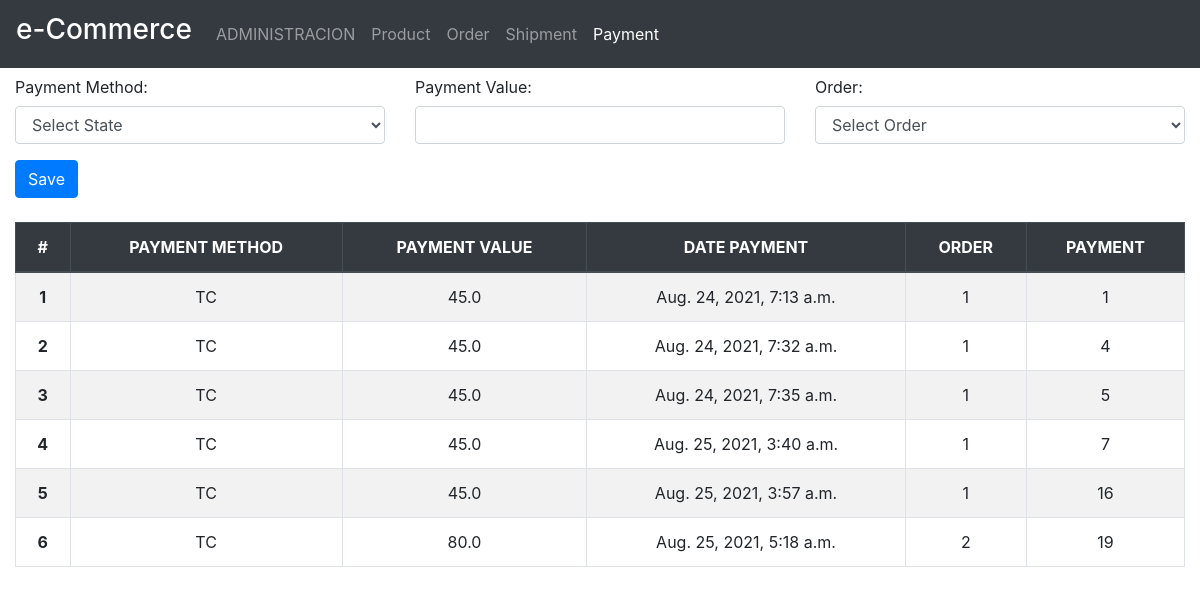
/payment/, run on the app's committed database.
### ordermanagement/models.py (models this page shows, shortened)
class OrderPayment(models.Model):
    id = models.AutoField(primary_key = True)
    order = models.ForeignKey(Order, blank=False, on_delete=models.CASCADE)
    payment = models.ForeignKey(Payment, blank=False, on_delete=models.CASCADE)

class Payment(models.Model):
    id = models.AutoField(primary_key = True)
    paymentmethod = models.ForeignKey(PaymentMethod, blank=False, on_delete=models.CASCADE)
    payment_value = models.FloatField()
    datetime_payment = models.DateTimeField('Fecha de realización del pago',auto_now= False, auto_now_add = True)
    order_payment = models.ManyToManyField(Order, through='OrderPayment')

class Order(models.Model):
    id = models.AutoField(primary_key = True)
    state = models.ForeignKey(StateOrder, blank=False, on_delete=models.CASCADE)
    payment_method = models.ForeignKey(PaymentMethod, blank=False, on_delete=models.CASCADE)
    shipment_address = models.CharField(max_length=50)
    amount = models.FloatField()
    pending_amount = models.FloatField(blank=True,null=True)
    orderproducts = models.ManyToManyField(Product, through='OrderProduct')
    user = models.ForeignKey(User, blank=False, on_delete=models.CASCADE)
    datetime_created = models.DateTimeField('Fecha de creación de la orden',auto_now= False, auto_now_add = True)
    datetime_updated = models.DateTimeField('Fecha de actualización de la orden',auto_now= True, auto_now_add = False)
    def __str__(self):
        return (str(self.id))

### principal/models.py (models this page shows)
class PaymentMethod(models.Model):
    id = models.AutoField(primary_key = True)
    name = models.CharField(max_length=50)
    description = models.CharField(max_length=50)
    def __str__(self):
        return (self.name)

### ordermanagement/views.py (the view)
# urls.py: path('payment/', PaymentFormView),
def PaymentFormView(request):
    template = loader.get_template('payment.html')
    if request.method == 'POST':
        print(request.POST)
        data = request.POST
        if data:
            paymentmethod = PaymentMethod.objects.filter(id=data['payment_method']).first()
            payment_value = data['payment_value']
            orderPayment = Order.objects.filter(id=data['orderPayment'])
            Payment.objects.create(paymentmethod=paymentmethod,payment_value=payment_value)
            orderPayment.update(pending_amount=orderPayment.first().amount - float(payment_value))
            lastEntrada=Payment.objects.last()
            print('pay: ',lastEntrada.id)
            pay = Payment.objects.filter(id=lastEntrada.id).first()
            OrderPayment.objects.create(order=orderPayment.first(),payment=pay)
            return HttpResponseRedirect('/payment/')
        else:
            return HttpResponseRedirect('/Error/')
    else:
            form = PaymentForm()
            context ={'form': form,
            'orderpayments': OrderPayment.objects.all(),
            'paymentMethods':PaymentMethod.objects.all(),
            'orders':Order.objects.all()
            }
    return HttpResponse(template.render(context, request))

### ordermanagement/forms.py
class PaymentForm(forms.ModelForm):
    class Meta:
        model = Payment
        fields = [
        'paymentmethod',
        'payment_value',
        ]
        widgets = {
            'paymentmethod' : forms.Select(attrs={'class':'form-control'}),
            'payment_value' : forms.TextInput(attrs={'class':'form-control', 'type':'text'}),
        }

### ordermanagement/templates/payment.html (shortened to what this page needs)
{% extends 'base.html' %}
{% block clase3 %}active{% endblock %}
{% block content %}
<div class="container-fluid">
        <form action="/payment/" method="POST">{% csrf_token %}
            <div class="row ">
                <div class="form-group col-md-4">
                    <label for="desde-text" class="col-form-label">Payment Method:</label>
                    <select class="form-control" name="payment_method" >
                        <option value="0">Select State</option>
                    </select>
                </div>
                <div class="form-group col-md-4">
                    <label for="message-text" class="col-form-label">Payment Value:</label>
                    {{form.payment_value}}
                </div>
                <div class="form-group col-md-4">
                    <label for="desde-text" class="col-form-label">Order:</label>
                    <select class="form-control" name="orderPayment" >
                        <option value="0">Select Order</option>
                    </select>
                </div>
            </div>
            <Button class="btn btn-primary" type="submit">Save</Button>
        </form>
        <div>
            <br>
            <table id="myTable" class="table table-hover table-striped  table-bordered text-center ancho">
                <thead class="thead-dark">
                    <tr>
                        <th scope="col">#</th>
                        <th scope="col">PAYMENT METHOD</th>
                        <th scope="col">PAYMENT VALUE</th>
                        <th scope="col">DATE PAYMENT</th>
                        <th scope="col">ORDER</th>
                        <th scope="col">PAYMENT</th>
                    </tr>
                </thead>
                <tbody>
                    {% for op in orderpayments %}
                    <tr>
                        <th>{{ forloop.counter }}</th>
                        <td>{{ op.payment.paymentmethod }}</td>
                        <td>{{ op.payment.payment_value }}</td>
                        <td>{{ op.payment.datetime_payment }}</td>
                        <td>{{ op.order }}</td>
                        <td>{{ op.payment.id }}</td>
                    </tr>
                    {% endfor %}
                </tbody>
            </table>
        </div>
</div>
{% endblock %}

### data on the page
OrderPayment: payment.paymentmethod "TC", payment.payment_value "45.0", payment.datetime_payment "Aug. 24, 2021, 7:13 a.m.", order "1", payment.id "1"
OrderPayment: payment.paymentmethod "TC", payment.payment_value "45.0", payment.datetime_payment "Aug. 24, 2021, 7:32 a.m.", order "1", payment.id "4"
OrderPayment: payment.paymentmethod "TC", payment.payment_value "45.0", payment.datetime_payment "Aug. 24, 2021, 7:35 a.m.", order "1", payment.id "5"
OrderPayment: payment.paymentmethod "TC", payment.payment_value "45.0", payment.datetime_payment "Aug. 25, 2021, 3:40 a.m.", order "1", payment.id "7"
OrderPayment: payment.paymentmethod "TC", payment.payment_value "45.0", payment.datetime_payment "Aug. 25, 2021, 3:57 a.m.", order "1", payment.id "16"
OrderPayment: payment.paymentmethod "TC", payment.payment_value "80.0", payment.datetime_payment "Aug. 25, 2021, 5:18 a.m.", order "2", payment.id "19"
